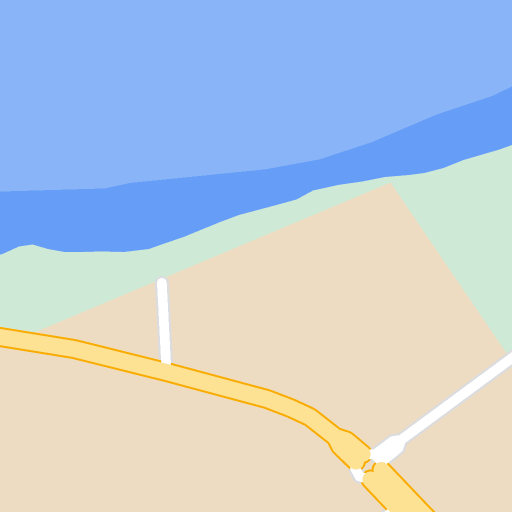
#> input picture 16zoom-11.02/16zoom/Google_1024/12.651058133703472-54.0032958984375-16-USELESS-USELESS-1024-USELESS-g-lbl0.png, 1024 x 1024 px (shown at 1/2 size); its folder holds only this picture in this run
$ python google_generate_bi.py   (older library calls are emulated)
#> lines starting #> are read from the running program, lines starting #| are printed output that depends on the picture; after the words box and inside, x2 and y2 are one past the last pixel; in counts of white or black regions, pixels touching at a corner belong together
import os
import numpy as np
import cv2
from functools import reduce
import tqdm

def roughly_equal_bool(img, rgb, diff_limit=150):
    bgr = rgb[::-1]
    h, w, _ = img.shape
    bool_map_lst = []
    for bgr_i in range(3):
        img_i = img[:, :, bgr_i]
        color_i = bgr[bgr_i]
        legal_bool = (np.abs(img_i - color_i) < diff_limit)
        bool_map_lst.append(legal_bool)
    bool_map = reduce(lambda x, y:x & y, bool_map_lst)
    return bool_map

if __name__ == "__main__":
    img_dir = r'16zoom/Google_1024'
    # img_dir = r'temp'
    min_area = -1

    img_paths = []
    for root, dirs, files in os.walk(img_dir):
        for file in files:
            if '_bi' in file or 'vis' in file or 'color' in file:
                continue
            if not '-g-' in file:
                continue
            if '_' in file:
                continue
            img_paths.append(os.path.join(root, file))

    # img_paths = [r'16zoom\Google_1024\25.110471486223332-55.1788330078125-16-USELESS-USELESS-1024-USELESS-g-lbl0.png']
    for img_i, img_path in enumerate(tqdm.tqdm(img_paths)):
        # if img_i > 50:
        #     break
        if True:

            img = cv2.imread(img_path)
#> img is the input picture: shape (1024, 1024, 3); mean B, G, R 215.6, 203.1, 190.2
            bi_img = np.zeros(img.shape[:2], dtype=np.bool)
            # road颜色
            road_color_rgb_lst = [
                (253, 226, 147), # 橙色
                (249, 171, 0), # 橙色边缘
                (255, 255, 255), # 白色
            ]
            for road_color in road_color_rgb_lst:
                road_map = roughly_equal_bool(img, road_color, diff_limit=40)
                bi_img = bi_img | road_map
#> this loop made 3 passes
#> pass 1, `road_map = roughly_equal_bool(img, road_color, diff_limit=40)`:
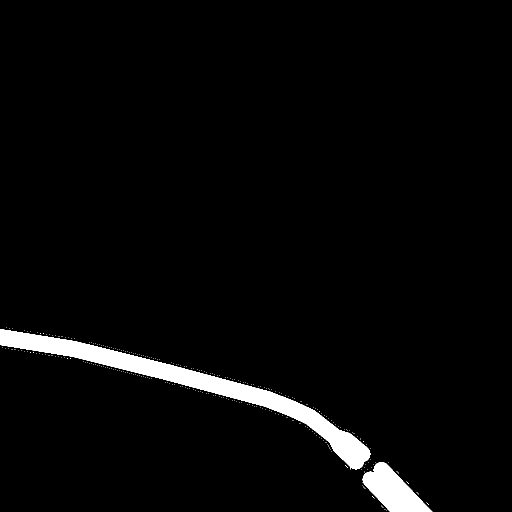
#> road_map: shape (1024, 1024) bool (shown at 1/2 size); 3.2% white; 278 white regions (276 under 20 px), largest, box (x1, y1, x2, y2) and area: (0, 658, 741, 939) 26118, (725, 924, 865, 1024) 7045
#> after the loop:
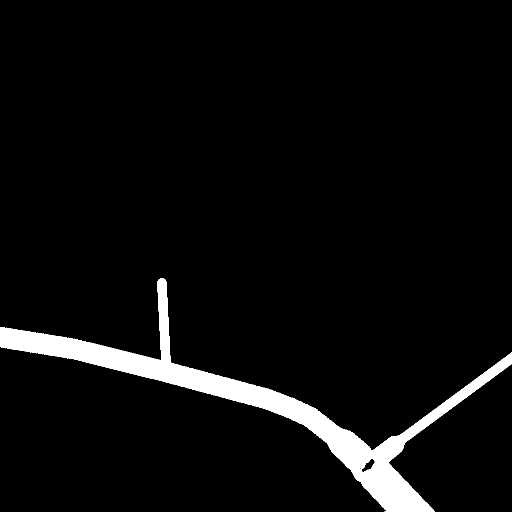
#> bi_img: shape (1024, 1024) bool (shown at 1/2 size); 4.9% white; 1 white region, box (x1, y1, x2, y2) and area: (0, 557, 1024, 1024) 51332

            road_color_rgb_lst = [
                (213, 216, 219), # 铁路
            ]
            for road_color in road_color_rgb_lst:
                road_map = roughly_equal_bool(img, road_color, diff_limit=10)
                bi_img = bi_img | road_map
#> this loop made 1 pass
#> pass 1, `road_map = roughly_equal_bool(img, road_color, diff_limit=10)`:
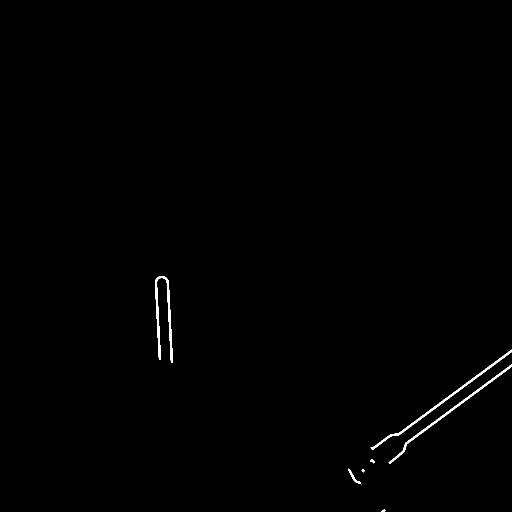
#> road_map: shape (1024, 1024) bool (shown at 1/2 size); 0.43% white; 7 white regions, largest, box (x1, y1, x2, y2) and area: (310, 552, 346, 726) 1497, (741, 699, 1024, 899) 1452, (777, 729, 1024, 928) 1334


            bi_img = bi_img.astype(np.int) * 255
#> bi_img: shape (1024, 1024) int64; 5.3% white; 1 white region, box (x1, y1, x2, y2) and area: (0, 552, 1024, 1024) 55877

            # background颜色
            #
            bi_img_bg = np.zeros(img.shape[:2], dtype=np.bool)
            bg_color_rgb_lst = [

            ]
            for bg_color in bg_color_rgb_lst:
                bg_map = roughly_equal_bool(img, bg_color, diff_limit=5)
                bi_img_bg = bi_img_bg | bg_map
#> bi_img_bg: shape (1024, 1024) bool; every value is 0
            bi_img_bg = ~bi_img_bg
#> bi_img_bg: shape (1024, 1024) bool; every value is 1
            bi_img_bg = bi_img_bg.astype(np.int) * 255
#> bi_img_bg: shape (1024, 1024) int64; every value is 255


            final_map = (bi_img_bg.astype(np.bool) & bi_img.astype(np.bool)).astype(np.uint8)
            final_map_bool = final_map.astype(np.bool)

            # 补充白色道路的灰色边。diff_limit设置为较小值。同时只允许原来白色部分四周被补充
            up_down_left_down = (2, 2, 2, 2)
            legal_mask_up = np.pad(final_map_bool, ((up_down_left_down[0], 0), (0, 0)), 'constant', constant_values=0)[:-up_down_left_down[0], :].astype(np.bool)
#> legal_mask_up: shape (1024, 1024) bool; 5.3% white; 1 white region, box (x1, y1, x2, y2) and area: (0, 554, 1024, 1024) 55666
            legal_mask_down = np.pad(final_map_bool, ((0, up_down_left_down[1]), (0, 0)), 'constant', constant_values=0)[up_down_left_down[1]:, :].astype(np.bool)
#> legal_mask_down: shape (1024, 1024) bool; 5.3% white; 1 white region, box (x1, y1, x2, y2) and area: (0, 550, 1024, 1022) 55877
            legal_mask_left = np.pad(final_map_bool, ((0, 0), (up_down_left_down[2], 0)), 'constant', constant_values=0)[:, :-up_down_left_down[2]].astype(np.bool)
#> legal_mask_left: shape (1024, 1024) bool; 5.3% white; 1 white region, box (x1, y1, x2, y2) and area: (2, 552, 1024, 1024) 55810
            legal_mask_right = np.pad(final_map_bool, ((0, 0), (0, up_down_left_down[3])), 'constant', constant_values=0)[:, up_down_left_down[3]:].astype(np.bool)
#> legal_mask_right: shape (1024, 1024) bool; 5.3% white; 1 white region, box (x1, y1, x2, y2) and area: (0, 552, 1022, 1024) 55799
            legal_mask = final_map_bool | legal_mask_up | legal_mask_down | legal_mask_left | legal_mask_right
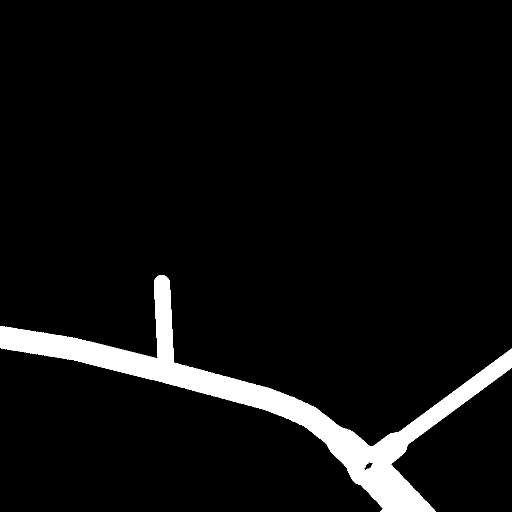
#> legal_mask: shape (1024, 1024) bool (shown at 1/2 size); 5.9% white; 1 white region
            road_color_rgb_lst_strict = [
                (216, 220, 224),  # 白色道路两边
                (224, 228, 232),
                (228, 232, 232),
                (224, 228, 232),
                (224, 224, 228),
                (236, 236, 240),
                (232, 236, 236),
                (234, 234, 237),
                (222, 226, 230),
                (218, 218, 222),
                (230, 230, 234),
                (221, 225, 229),
                (229, 229, 233),
                (241, 243, 244),
                (249, 186, 48), # 橙色道路边缘
                (249, 201, 94),
                (249, 230, 188),
                (247, 216, 135),
                (247, 212, 115),
                (247, 208, 99),
                (244, 226, 171),
                (248, 210, 115),
                (244, 211, 109),
                (244, 219, 153),
                (248, 207, 105)

            ]
            for road_color in road_color_rgb_lst_strict:
                road_map = roughly_equal_bool(img, road_color, diff_limit=5)
                final_map_bool = final_map_bool | road_map
            final_map_bool = final_map_bool & legal_mask

            # 增加background颜色：分割两条相邻道路
            bi_img_bg = np.zeros(img.shape[:2], dtype=np.bool)
            bg_color_rgb_lst = [
                (242, 243, 244),
                (248, 249, 250)
            ]
            for bg_color in bg_color_rgb_lst:
                bg_map = roughly_equal_bool(img, bg_color, diff_limit=1)
                bi_img_bg = bi_img_bg | bg_map
            bi_img_bg = ~bi_img_bg
            bi_img_bg = bi_img_bg.astype(np.int) * 255
            final_map = (bi_img_bg.astype(np.bool) & final_map_bool.astype(np.bool)).astype(np.uint8)
            final_map_bool = final_map.astype(np.bool)

            # 罕见的道路颜色
            do_lst = [
                '24.9760994936954,55.1568603515625',
                '24.89640226655871,67.137451171875',
                '24.63203814959688,46.8017578125',

            ]
            do = False
            for do_name in do_lst:
                if do_name in img_path:
                    do = True
            if do:
                road_color_rgb_lst_strict = [
                    (241, 243, 244), # 灰色的道路
                    (237, 241, 241),
                    (225, 225, 229),
                    (233, 233, 237),
                    (221, 221, 225),
                    (226, 226, 230),
                    (227, 227, 227),
                    (236, 236, 236),
                    (224, 224, 228),
                    (242, 241, 240),
                    # (234, 238, 238), # 白点
                    (222, 222, 226),
                    (218, 218, 222),
                    (218, 222, 226),
                    (230, 230, 234),

                ]
                for road_color in road_color_rgb_lst_strict:
                    road_map = roughly_equal_bool(img, road_color, diff_limit=1)
                    final_map_bool = final_map_bool | road_map
                final_map_bool = final_map_bool

            # 罕见的道路颜色
            do_lst = [
                '24.891419479211137,55.0689697265625'
            ]
            do = False
            for do_name in do_lst:
                if do_name in img_path:
                    do = True
            if do:
                road_color_rgb_lst_strict = [
                    (241, 243, 244), # 灰色的道路
                    (228, 232, 232),
                    (224, 224, 228),
                    (220, 220, 224),
                    (236, 236, 236),
                    (220, 220, 224),

                ]
                for road_color in road_color_rgb_lst_strict:
                    road_map = roughly_equal_bool(img, road_color, diff_limit=1)
                    final_map_bool = final_map_bool | road_map
                final_map_bool = final_map_bool

            # 过滤小面积白色
            final_map = final_map_bool.astype(np.uint8)
            contours, hierarchy = cv2.findContours(final_map, cv2.RETR_TREE, cv2.CHAIN_APPROX_SIMPLE)
#> contours = 795 contours, 786 with area under 20; largest, box (x1, y1, x2, y2) and area: (0, 552, 1024, 1024) 55944, (725, 921, 749, 943) 276, (313, 562, 316, 576) 24, (339, 700, 342, 712) 20, (320, 699, 323, 711) 20
            for contour in contours:
                area = cv2.contourArea(contour)
                if area < min_area:
                    cv2.drawContours(final_map, contour, contourIdx=-1, color=0, thickness=-1)
#> this loop made 795 passes
#> area on pass 1: 55944.5
            final_map = final_map.astype(np.int) * 255

            # 去黑点
            ignore_black_lst = [
                '24.6370313535095,46.82373046875',
                '24.6370313535095,46.8951416015625',
                '24.39713301739104,54.51416015625',
            ]
            ignore = False
            for ignore_name in ignore_black_lst:
                if ignore_name in img_path:
                    ignore = True
            if not ignore:
                final_map_mask = (final_map / 255).astype(np.int)
                up = np.pad(final_map_mask, ((1, 0), (0, 0)), 'constant', constant_values=0)[:-1, :]
#> up: shape (1024, 1024) int64; values 0 (black) and 1 (white), 5.3% white; 1 white region, box (x1, y1, x2, y2) and area: (0, 553, 1024, 1024) 55770
                down = np.pad(final_map_mask, ((0, 1), (0, 0)), 'constant', constant_values=0)[1:, :]
#> down: shape (1024, 1024) int64; values 0 (black) and 1 (white), 5.3% white; 1 white region, box (x1, y1, x2, y2) and area: (0, 551, 1024, 1023) 55877
                left = np.pad(final_map_mask, ((0, 0), (1, 0)), 'constant', constant_values=0)[:, :-1]
#> left: shape (1024, 1024) int64; values 0 (black) and 1 (white), 5.3% white; 1 white region, box (x1, y1, x2, y2) and area: (1, 552, 1024, 1024) 55844
                right = np.pad(final_map_mask, ((0, 0), (0, 1)), 'constant', constant_values=0)[:, 1:]
#> right: shape (1024, 1024) int64; values 0 (black) and 1 (white), 5.3% white; 1 white region, box (x1, y1, x2, y2) and area: (0, 552, 1023, 1024) 55838
                left_up = np.pad(final_map_mask, ((1, 0), (1, 0)), 'constant', constant_values=0)[:-1, :-1] # 处理左上方块
#> left_up: shape (1024, 1024) int64; values 0 (black) and 1 (white), 5.3% white; 1 white region, box (x1, y1, x2, y2) and area: (1, 553, 1024, 1024) 55737
                left_down = np.pad(final_map_mask, ((0, 1), (1, 0)), 'constant', constant_values=0)[1:, :-1]
#> left_down: shape (1024, 1024) int64; values 0 (black) and 1 (white), 5.3% white; 1 white region, box (x1, y1, x2, y2) and area: (1, 551, 1024, 1023) 55844
                right_up = np.pad(final_map_mask, ((1, 0), (0, 1)), 'constant', constant_values=0)[:-1, 1:]
#> right_up: shape (1024, 1024) int64; values 0 (black) and 1 (white), 5.3% white; 1 white region, box (x1, y1, x2, y2) and area: (0, 553, 1023, 1024) 55731
                right_down = np.pad(final_map_mask, ((0, 1), (0, 1)), 'constant', constant_values=0)[1:, 1:]
#> right_down: shape (1024, 1024) int64; values 0 (black) and 1 (white), 5.3% white; 1 white region, box (x1, y1, x2, y2) and area: (0, 551, 1023, 1023) 55838
                sum_map = up + down + left + right + left_up + left_down + right_down + right_up
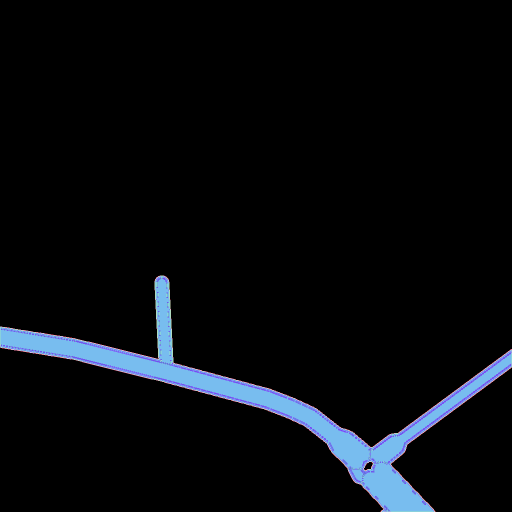
#> sum_map: shape (1024, 1024) int64 (shown at 1/2 size); 9 distinct labels, from 0 to 8; one colour per label, 0 black
                black2white_mask = sum_map > 4
#> black2white_mask: shape (1024, 1024) bool; 5.4% white; 1 white region, box (x1, y1, x2, y2) and area: (0, 552, 1024, 1024) 56446
                self_black_map = final_map_mask.astype(np.bool)
                black2white_mask = (black2white_mask & ~self_black_map) | self_black_map
#> black2white_mask: shape (1024, 1024) bool; 5.5% white; 1 white region, box (x1, y1, x2, y2) and area: (0, 552, 1024, 1024) 57266
                after_map = black2white_mask.astype(np.int) * 255
                final_map = after_map
            # 去白点
                final_map_mask = (final_map / 255).astype(np.int)
                up = np.pad(final_map_mask, ((1, 0), (0, 0)), 'constant', constant_values=0)[:-1, :]
#> up: shape (1024, 1024) int64; values 0 (black) and 1 (white), 5.5% white; 1 white region, box (x1, y1, x2, y2) and area: (0, 553, 1024, 1024) 57159
                down = np.pad(final_map_mask, ((0, 1), (0, 0)), 'constant', constant_values=0)[1:, :]
#> down: shape (1024, 1024) int64; values 0 (black) and 1 (white), 5.5% white; 1 white region, box (x1, y1, x2, y2) and area: (0, 551, 1024, 1023) 57266
                left = np.pad(final_map_mask, ((0, 0), (1, 0)), 'constant', constant_values=0)[:, :-1]
#> left: shape (1024, 1024) int64; values 0 (black) and 1 (white), 5.5% white; 1 white region, box (x1, y1, x2, y2) and area: (1, 552, 1024, 1024) 57231
                right = np.pad(final_map_mask, ((0, 0), (0, 1)), 'constant', constant_values=0)[:, 1:]
#> right: shape (1024, 1024) int64; values 0 (black) and 1 (white), 5.5% white; 1 white region, box (x1, y1, x2, y2) and area: (0, 552, 1023, 1024) 57227
                left_up = np.pad(final_map_mask, ((1, 0), (1, 0)), 'constant', constant_values=0)[:-1, :-1] # 处理左上方块
#> left_up: shape (1024, 1024) int64; values 0 (black) and 1 (white), 5.4% white; 1 white region, box (x1, y1, x2, y2) and area: (1, 553, 1024, 1024) 57124
                left_down = np.pad(final_map_mask, ((0, 1), (1, 0)), 'constant', constant_values=0)[1:, :-1]
#> left_down: shape (1024, 1024) int64; values 0 (black) and 1 (white), 5.5% white; 1 white region, box (x1, y1, x2, y2) and area: (1, 551, 1024, 1023) 57231
                right_up = np.pad(final_map_mask, ((1, 0), (0, 1)), 'constant', constant_values=0)[:-1, 1:]
#> right_up: shape (1024, 1024) int64; values 0 (black) and 1 (white), 5.4% white; 1 white region, box (x1, y1, x2, y2) and area: (0, 553, 1023, 1024) 57120
                right_down = np.pad(final_map_mask, ((0, 1), (0, 1)), 'constant', constant_values=0)[1:, 1:]
#> right_down: shape (1024, 1024) int64; values 0 (black) and 1 (white), 5.5% white; 1 white region, box (x1, y1, x2, y2) and area: (0, 551, 1023, 1023) 57227
                sum_map = up + down + left + right + left_up + left_down + right_down + right_up
#> sum_map: shape (1024, 1024) int64; 9 distinct labels, from 0 to 8
                black2white_mask = sum_map > 2
#> black2white_mask: shape (1024, 1024) bool; 5.6% white; 1 white region, box (x1, y1, x2, y2) and area: (0, 551, 1024, 1024) 59229
                self_black_map = final_map_mask.astype(np.bool)
                black2white_mask = black2white_mask & self_black_map
#> black2white_mask: shape (1024, 1024) bool; 5.5% white; 1 white region, box (x1, y1, x2, y2) and area: (0, 552, 1024, 1024) 57263
                after_map = black2white_mask.astype(np.int) * 255
                final_map = after_map
            img_ = img.copy()
            img[final_map == 255] = (0, 0, 255)
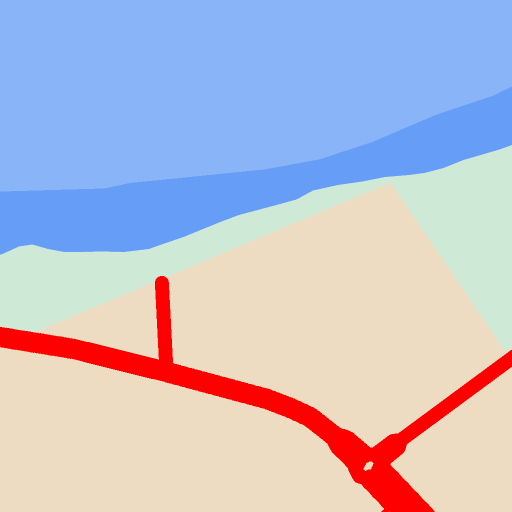
#> img: shape (1024, 1024, 3) (shown at 1/2 size); mean B, G, R 207.1, 190.8, 190.4
            road_mask = (final_map == 255)
            color_img = (road_mask[:, :, None] * img_).astype(np.uint8)
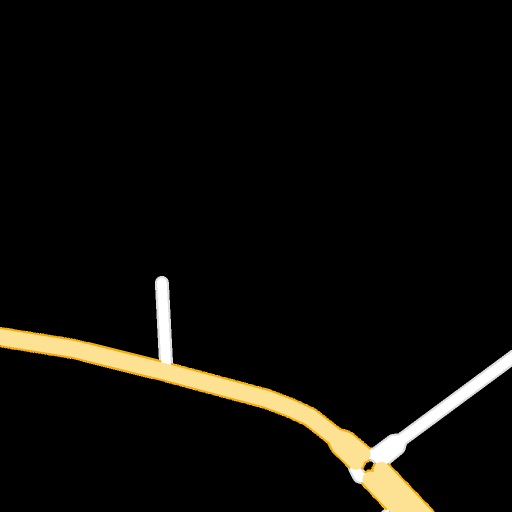
#> color_img: shape (1024, 1024, 3) (shown at 1/2 size); mean B, G, R 8.6, 12.3, 13.7
            cv2.imwrite(img_path.replace('.png', '_color_vis.png'), color_img)
            cv2.imwrite(img_path.replace('.png', '_bi.png'), final_map)
            cv2.imwrite(img_path.replace('.png', '_vis.png'), img)

$ run again, on 16zoom-11.02/16zoom/Google_1024/14.269706829471275-44.384765625-16-USELESS-USELESS-1024-USELESS-g-lbl0.png
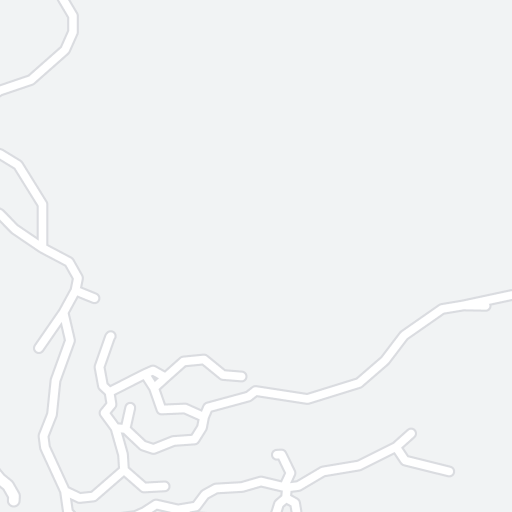
#> input picture 16zoom-11.02/16zoom/Google_1024/14.269706829471275-44.384765625-16-USELESS-USELESS-1024-USELESS-g-lbl0.png, 1024 x 1024 px (shown at 1/2 size)
#> img is the input picture: shape (1024, 1024, 3); mean B, G, R 244, 243, 241.1
#> the loop `for road_color in road_color_rgb_lst:` made 1 pass
#> pass 1, `road_map = roughly_equal_bool(img, road_color, diff_limit=10)`:
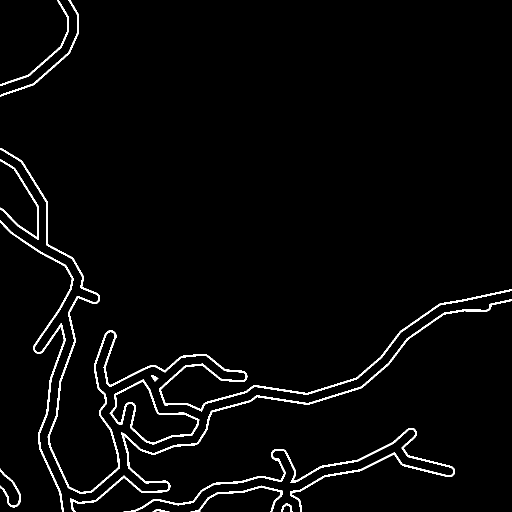
#> road_map: shape (1024, 1024) bool (shown at 1/2 size); 2.7% white; 13 white regions, largest, box (x1, y1, x2, y2) and area: (0, 296, 1024, 988) 9526, (140, 598, 1024, 1024) 4766, (247, 856, 910, 1024) 4762
#> legal_mask_up: shape (1024, 1024) bool; 8.5% white; 4 white regions, box (x1, y1, x2, y2) and area: (0, 298, 1024, 1024) 63704, (262, 858, 910, 1024) 18121, (0, 2, 157, 196) 5640, (0, 939, 41, 1017) 1648
#> legal_mask_down: shape (1024, 1024) bool; 8.5% white; 4 white regions, box (x1, y1, x2, y2) and area: (0, 294, 1024, 1022) 63755, (247, 854, 910, 1022) 18464, (0, 0, 157, 192) 5590, (0, 935, 41, 1013) 1648
#> legal_mask_left: shape (1024, 1024) bool; 8.5% white; 4 white regions, box (x1, y1, x2, y2) and area: (2, 296, 1024, 1024) 63712, (249, 856, 912, 1024) 18464, (2, 0, 159, 194) 5640, (2, 937, 43, 1015) 1648
#> legal_mask_right: shape (1024, 1024) bool; 8.5% white; 4 white regions, box (x1, y1, x2, y2) and area: (0, 297, 1022, 1024) 63650, (245, 856, 908, 1024) 18464, (0, 0, 155, 193) 5593, (0, 940, 39, 1015) 1574
#> legal_mask: shape (1024, 1024) bool; 10.6% white; 4 white regions, box (x1, y1, x2, y2) and area: (0, 294, 1024, 1024) 79118, (245, 854, 912, 1024) 22904, (0, 0, 159, 196) 7039, (0, 935, 43, 1017) 2038
#> contours = 2125 contours, 2119 with area under 20; largest, box (x1, y1, x2, y2) and area: (0, 294, 1024, 1024) 84679, (245, 854, 912, 1024) 22052, (225, 765, 394, 884) 8172, (0, 0, 159, 196) 6779, (0, 935, 43, 1017) 1948, (931, 617, 948, 620) 30
#> the loop `for contour in contours:` made 2125 passes
#> area on passes 1, 44: 1948, 22052
#> final_map: shape (1024, 1024) int64; 10.4% white; 4 white regions, box (x1, y1, x2, y2) and area: (0, 294, 1024, 1024) 77430, (245, 854, 912, 1024) 22376, (0, 0, 159, 196) 6893, (0, 935, 43, 1017) 1991
#> `color_img = (road_mask[:, :, None] * img_).astype(np.uint8)`:
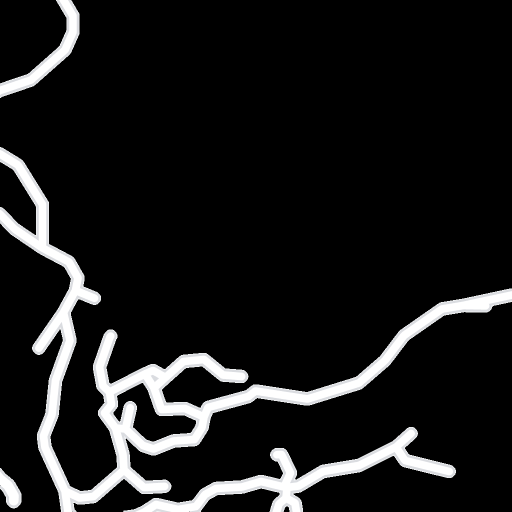
#> color_img: shape (1024, 1024, 3) (shown at 1/2 size); mean B, G, R 25.9, 25.7, 25.6
